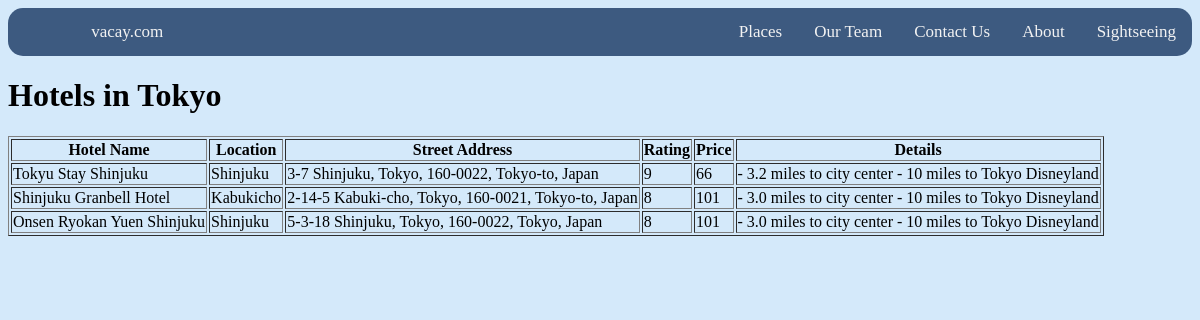
/japan.php, run on the app's committed database.
### tables this page shows
CREATE TABLE `catalog` (
  `City` text NOT NULL,
  `Hotel Name` text NOT NULL,
  `Location` text NOT NULL,
  `Street Address` text NOT NULL,
  `Rating` int(11) NOT NULL,
  `Price` int(11) NOT NULL,
  `Details` text NOT NULL
);

### japan.php (the view, shortened to what this page needs)
<?php
require_once 'login.php';
$conn=mysqli_connect($host,$user,$pass,$db);
$result = mysqli_query($conn,"SELECT * FROM catalog where City ='Tokyo'");
echo "<table border='1'>
<tr>
<th>Hotel Name</th>
<th>Location</th>
<th>Street Address</th>
<th>Rating</th>
<th>Price</th>
<th>Details</th>
</tr>";
while($row = mysqli_fetch_array($result))
{
echo "<tr>";
echo "<td>" . $row['Hotel Name'] . "</td>";
echo "<td>" . $row['Location'] . "</td>";
echo "<td>" . $row['Street Address'] . "</td>";
echo "<td>" . $row['Rating'] . "</td>";
echo "<td>" . $row['Price'] . "</td>";
echo "<td>" . $row['Details'] . "</td>";
echo "</tr>";
}
echo "</table>";
?>

### stylesheet.css (style rules this page uses)
.topnav { background-color: #3d5a80; overflow: hidden; border-radius: 15px; }
.topnav a { float: right; color: #f2f2f2; text-align: center; padding: 14px 16px; text-decoration: none; font-size: 17px; font-family: League Gothic; }
.dropdown { float: right; overflow: hidden; border-radius: 15px; }
.dropdown .dropbtn { border: none; outline: none; color: #f2f2f2; padding: 14px 16px; background-color: inherit; font-size: 17px; font-family: League Gothic; margin: 0; }

### data on the page
catalog: Hotel Name "Tokyu Stay Shinjuku", Location "Shinjuku", Street Address "3-7 Shinjuku, Tokyo, 160-0022, Tokyo-to, Japan", Rating "9", Price "66", Details "- 3.2 miles to city center - 10 miles to Tokyo Disneyland"
catalog: Hotel Name "Shinjuku Granbell Hotel", Location "Kabukicho", Street Address "2-14-5 Kabuki-cho, Tokyo, 160-0021, Tokyo-to, Japan", Rating "8", Price "101", Details "- 3.0 miles to city center - 10 miles to Tokyo Disneyland"
catalog: Hotel Name "Onsen Ryokan Yuen Shinjuku", Location "Shinjuku", Street Address "5-3-18 Shinjuku, Tokyo, 160-0022, Tokyo, Japan", Rating "8", Price "101", Details "- 3.0 miles to city center - 10 miles to Tokyo Disneyland"
